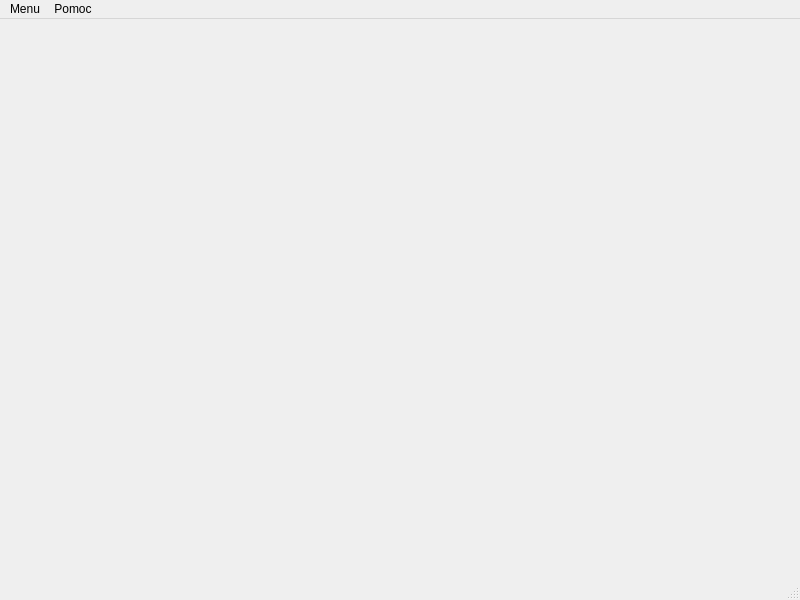
<?xml version="1.0" encoding="UTF-8"?>
<ui version="4.0">
 <class>MainWindow</class>
 <widget class="QMainWindow" name="MainWindow">
  <property name="geometry">
   <rect>
    <x>0</x>
    <y>0</y>
    <width>800</width>
    <height>600</height>
   </rect>
  </property>
  <property name="windowTitle">
   <string>PolBox</string>
  </property>
  <widget class="QWidget" name="centralwidget"/>
  <widget class="QMenuBar" name="menubar">
   <property name="geometry">
    <rect>
     <x>0</x>
     <y>0</y>
     <width>800</width>
     <height>22</height>
    </rect>
   </property>
   <widget class="QMenu" name="menuPolBox">
    <property name="title">
     <string>Menu</string>
    </property>
    <addaction name="actionLista_rezerwacji"/>
    <addaction name="actionLista_box_w"/>
    <addaction name="actionLista_box_w_2"/>
    <addaction name="actionWyloguj"/>
    <addaction name="separator"/>
   </widget>
   <widget class="QMenu" name="menuPomoc">
    <property name="title">
     <string>Pomoc</string>
    </property>
    <addaction name="separator"/>
    <addaction name="actionInformacje"/>
    <addaction name="actionO_tw_rcy"/>
   </widget>
   <addaction name="menuPolBox"/>
   <addaction name="menuPomoc"/>
  </widget>
  <widget class="QStatusBar" name="statusbar"/>
  <action name="actionInformacje">
   <property name="text">
    <string>Informacje</string>
   </property>
  </action>
  <action name="actionO_tw_rcy">
   <property name="text">
    <string>O twórcy</string>
   </property>
  </action>
  <action name="actionLista_rezerwacji">
   <property name="text">
    <string>Lista rezerwacji</string>
   </property>
  </action>
  <action name="actionLista_box_w">
   <property name="text">
    <string>Lista klientów</string>
   </property>
  </action>
  <action name="actionWyloguj">
   <property name="text">
    <string>Wyloguj</string>
   </property>
  </action>
  <action name="actionLista_box_w_2">
   <property name="text">
    <string>Lista boxów</string>
   </property>
  </action>
 </widget>
 <resources/>
 <connections/>
</ui>
